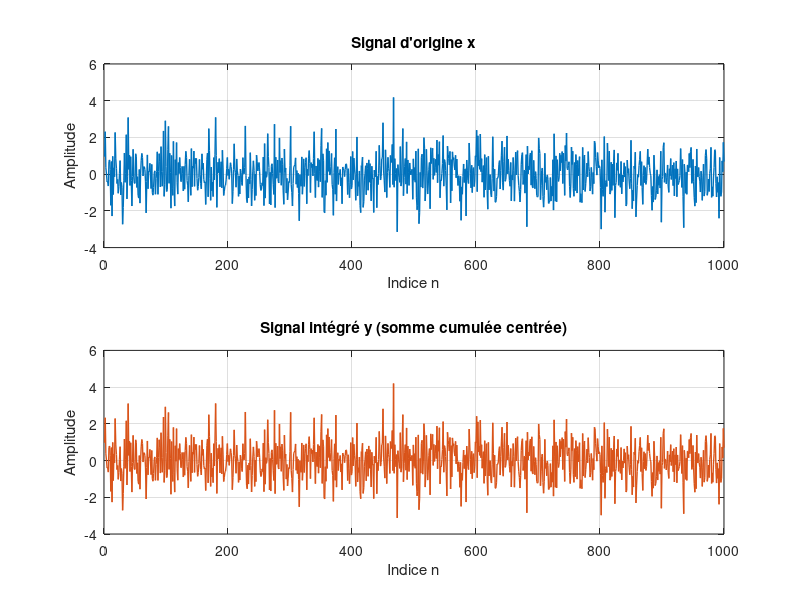
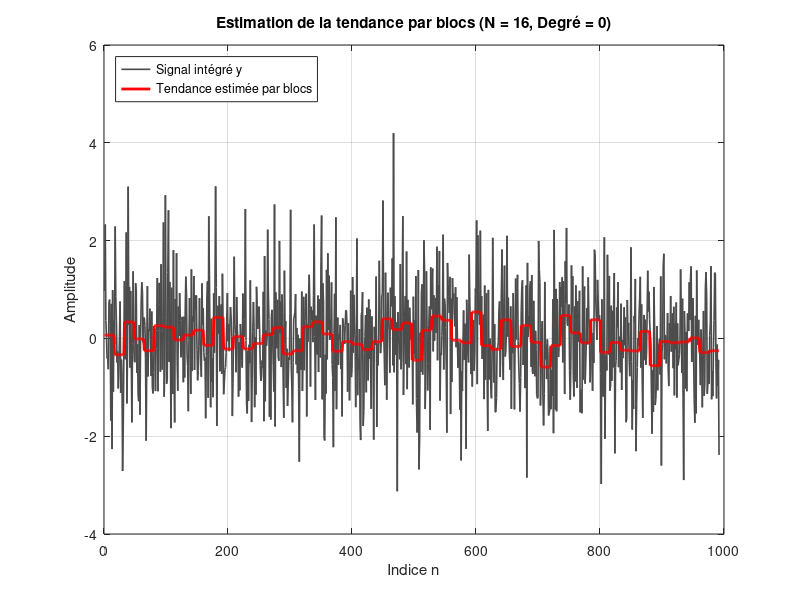
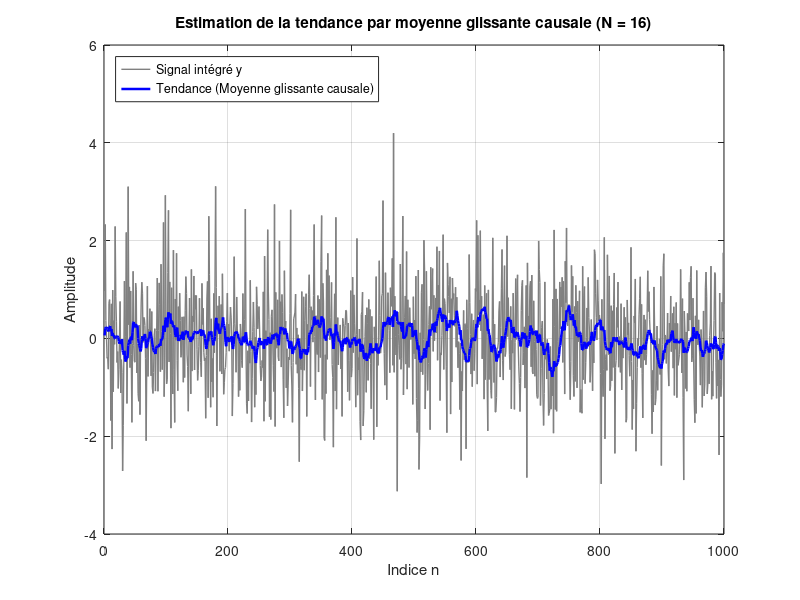
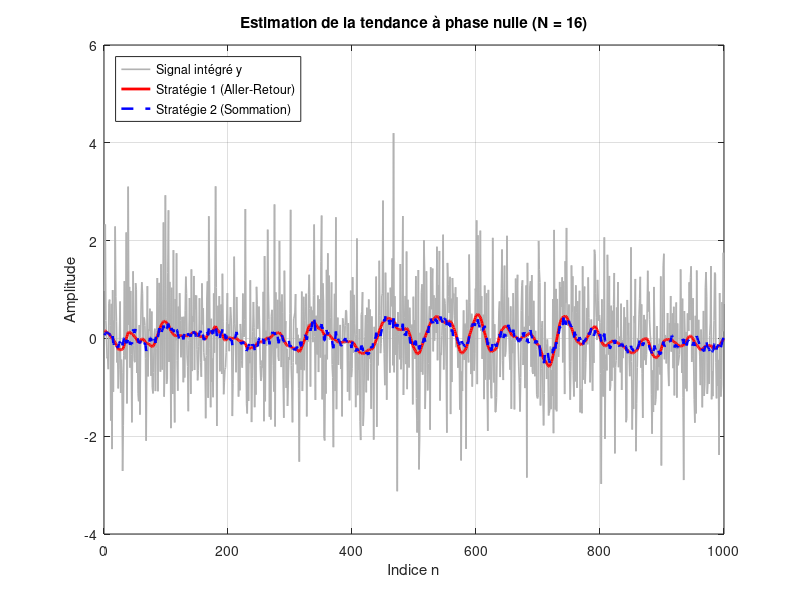

Write the MATLAB code that produced these figures, in order.
clear; clc;

%%%%%%%%%%%%%%%%%%%%%%%%%%%%%%%%%%%%%%%%%%%%%%%
% étape 0 génération d'un signal pour les tests
%%%%%%%%%%%%%%%%%%%%%%%%%%%%%%%%%%%%%%%%%%%%%%%
% taille du signal
M = 1000; 
% signal
t1 = 1:M;
% x = 5 * sin(2*pi*2*t1/M); 

x = randn(M,1);

%%%%%%%%%%%%%%%%%%%%%%%%%%%%%%%%%%%
% étape 1 centrage puis intégration
%%%%%%%%%%%%%%%%%%%%%%%%%%%%%%%%%%%

x_centre = x - mean(x);
% intégration par méthode des rectangles
%%% cumtrapz pour la méthode des trapèzes
% y = cumsum(x_centre); 
y = x_centre;

%%%%%%%%%%%%%%%%%%%%%%%%%%%%%%%%%%%
% étape 2a décomposition en blocs
%%%%%%%%%%%%%%%%%%%%%%%%%%%%%%%%%%%

% choix de la méthode de tendance 
% 0 = par la moyenne
% 1 = par droite de régression
choix = 0;

% on fixe la taille d'un bloc
N = 16; 

M = length(y);
% L est le nombre de blocs
L = floor(M/N);
% on ajuste la taille de y (toujours le signal intégré)
% aux nombres de blocs complets
y_ajuste = y(1:L*N);

% définition de la tendance
tendance = zeros(size(y_ajuste));

% Vecteur temps pour 1 bloc
t = (1:N)';

for i = 1:L
    debut = (i-1)*N +1;
    fin = i*N;
    bloc = y_ajuste(debut:fin);

    if choix == 0
        % modèle par la moyenne : (degré 0)
        val_tendance = mean(bloc);
        bloc_tendance = val_tendance * ones(N,1);
    else
        % modèle par droite de régression (degré 1)
        p = polyfit(t, bloc, 1);
        bloc_tendance = polyval(p,t);
    end
    tendance(debut:fin) = bloc_tendance;
end

%%%%%%%%%%% plot %%%%%%%%%%% 

% % Figure 1 : Signal d'origine et signal intégré
figure('Name', 'Étapes 0 et 1 : Signal et Intégration', 'Color', 'w');

subplot(2,1,1);
plot(x, 'Color', [0 0.447 0.741], 'LineWidth', 1);
title('Signal d''origine x');
xlabel('Indice n'); ylabel('Amplitude');
grid on;

subplot(2,1,2);
plot(y, 'Color', [0.85 0.325 0.098], 'LineWidth', 1);
title('Signal intégré y (somme cumulée centrée)');
xlabel('Indice n'); ylabel('Amplitude');
grid on;

% Figure 2 : Signal intégré et sa tendance estimée par morceaux
figure('Name', 'Étape 2a : Estimation de la tendance', 'Color', 'w');
plot(y_ajuste, 'Color', [0.3 0.3 0.3], 'LineWidth', 1.2, 'DisplayName', 'Signal intégré y');
hold on;
plot(tendance, 'r-', 'LineWidth', 2, 'DisplayName', 'Tendance estimée par blocs');
legend('Location', 'northwest');
title(['Estimation de la tendance par blocs (N = ', num2str(N), ', Degré = ', num2str(choix), ')']);
xlabel('Indice n'); ylabel('Amplitude');
grid on;
hold off;

%%%%%%%%%%% fin plot %%%%%%%%%%% 


%%%%%%%%%%%%%%%%%%%%%%%%%%%%%%%%%%%
% étape 2b filtre passe-bas
%%%%%%%%%%%%%%%%%%%%%%%%%%%%%%%%%%%

% taille de la fenêtre (N = 16)

% définition de la réponse impulsionnelle
b = (1/N) * ones(1, N);
a = 1;

% filtrage sur y
tendance_2b = filter(b,a,y);

% recalage du signal pour compenser le retard de (N-1)/2

retard = (N-1)/2;

%%%%%%%%%%%%%%%%%%%%%%%%%%%%%%%%%%%%%%%%%%%%%%%
% Plot Étape 2b
%%%%%%%%%%%%%%%%%%%%%%%%%%%%%%%%%%%%%%%%%%%%%%%
figure('Name', 'Étape 2b : Filtrage passe-bas (Moyenne glissante)', 'Color', 'w');
plot(y, 'Color', [0.5 0.5 0.5], 'LineWidth', 1, 'DisplayName', 'Signal intégré y');
hold on;
plot(tendance_2b, 'b-', 'LineWidth', 1.8, 'DisplayName', 'Tendance (Moyenne glissante causale)');
legend('Location', 'northwest');
title(['Estimation de la tendance par moyenne glissante causale (N = ', num2str(N), ')']);
xlabel('Indice n'); ylabel('Amplitude');
grid on;
%%%%%%%%%%%%%%%%%%%%%%%%%%%%%%%%%%%%%%%
%%%%%%%%%%% fin plot %%%%%%%%%%% 
%%%%%%%%%%%%%%%%%%%%%%%%%%%%%%%%%%%%%%%

%%%%%%%%%%%%%%%%%%%%%%%%%%%%%%%%%%%
% étape 2c décomposition en blocs
%%%%%%%%%%%%%%%%%%%%%%%%%%%%%%%%%%%

% ===================================
% Strat 1
% ===================================

g_s1 = filter(b,a,y);
% g_inverse = g(-n)
g_s1_inverse = flipud(g_s1);
r_s1 = filter(b,a,g_s1_inverse);
tendance_s1 = flipud(r_s1);

% ===================================
% Strat 2
% ===================================

g_s2 = filter(b,a,y);

y_s2_inverse = flipud(y);

r_s2 = filter(b,a,y_s2_inverse);

tendance_s2 = (g_s2 + flipud(r_s2)) / 2;

%%%%%%%%%%%%%%%%%%%%%%%%%%%%%%%%%%%%%%%%%%%%%%%
% Plot Étape 2c
%%%%%%%%%%%%%%%%%%%%%%%%%%%%%%%%%%%%%%%%%%%%%%%
figure('Name', 'Étape 2c : Filtres à phase nulle (Stratégies 1 et 2)', 'Color', 'w');
plot(y, 'Color', [0.7 0.7 0.7], 'LineWidth', 1.2, 'DisplayName', 'Signal intégré y');
hold on;
plot(tendance_s1, 'r-', 'LineWidth', 2, 'DisplayName', 'Stratégie 1 (Aller-Retour)');
plot(tendance_s2, 'b--', 'LineWidth', 1.8, 'DisplayName', 'Stratégie 2 (Sommation)');
legend('Location', 'northwest');
title(['Estimation de la tendance à phase nulle (N = ', num2str(N), ')']);
xlabel('Indice n'); ylabel('Amplitude');
grid on;
hold off;

%%%%%%%%%%%%%%%%%%%%%%%%%%%%%%%%%%%
% étape 3 tendance retranchée
%%%%%%%%%%%%%%%%%%%%%%%%%%%%%%%%%%%

r = y - tendance_s1;

% puissance des fluctuations
P_N = mean(r.^2);

fprintf('Pour une taille de bloc N = %d, la puissance P(N) vaut : %.4f\n', N, P_N);

%%%%%%%%%%%%%%%%%%%%%%%%%%%%%%%%%%%%%%%%%%%%%%%
% étape 4 : log-log et droite de régression
%%%%%%%%%%%%%%%%%%%%%%%%%%%%%%%%%%%%%%%%%%%%%%%

vecteur_N = (3 : floor(M/2))';
nb_N = length(vecteur_N);

P_N = zeros(nb_N, 1);

for k = 1:nb_N
    N_courant = vecteur_N(k);
    
% Étape 2a
    L = floor(M / N_courant);
    y_tronque = y(1 : L * N_courant);
    tendance_loc = zeros(L * N_courant, 1);
    t_loc = (1:N_courant)';
    
    for i = 1:L
        idx = (i-1)*N_courant + 1 : i*N_courant;
        p = polyfit(t_loc, y_tronque(idx), 1);
        tendance_loc(idx) = polyval(p, t_loc);
    end
    
% Étape 3
    r_loc = y_tronque - tendance_loc;
    P_N(k) = mean(r_loc(:).^2);
end

log_N = log10(vecteur_N);
log_P = log10(P_N);

p_droite = polyfit(log_N, log_P, 1);
pente = p_droite(1);

% Reconstruction de la droite théorique pour le tracé graphique
droite_fit = polyval(p_droite, log_N);

fprintf('===============================================\n');
fprintf('MARQUEUR OBTENU (Pente de la droite) : %.4f\n', pente);
fprintf('===============================================\n');

%%%%%%%%%%%%%%%%%%%%%%%%%%%%%%%%%%%%%%%%%%%%%%%
% Plot Étape 4
%%%%%%%%%%%%%%%%%%%%%%%%%%%%%%%%%%%%%%%%%%%%%%%
figure('Name', 'Étape 4 : Graphique Log-Log et Pente (DFA)', 'Color', 'w');

% Tracé des points calculés pour chaque N
plot(log_N, log_P, 'o', 'MarkerSize', 4, 'MarkerFaceColor', [0 0.447 0.741],'DisplayName', 'Points mesurés (log(P(N)) vs log(N))');
hold on;

% Tracé de la droite de régression
plot(log_N, droite_fit, 'r-', 'LineWidth', 2, 'DisplayName', sprintf('Droite d''ajustement (Pente \\alpha = %.3f)', pente));

grid on;
xlabel('log_{10}(N)', 'FontWeight', 'bold');
ylabel('log_{10}(P(N))', 'FontWeight', 'bold');
title('Étape 4 : Détermination de la pente en échelle Log-Log');
legend('Location', 'northwest');
hold off;
